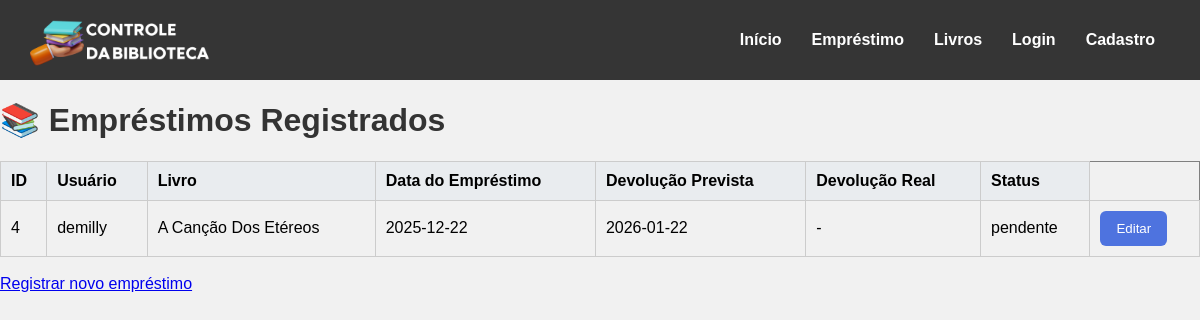
Page /ver_emprestimos (signed in) on the committed database.
### tables this page shows
CREATE TABLE emprestimos (
    id_emprestimo INTEGER PRIMARY KEY,
    usuario_id INTEGER,
    livro_id INTEGER,
    data_emprestimo DATE,
    data_devolucao_prevista DATE,
    data_devolucao_real DATE,
    status_emprestimo TEXT CHECK(status_emprestimo IN ('pendente', 'devolvido', 'atrasado')),
    FOREIGN KEY (usuario_id) REFERENCES usuarios(id_usuario),
    FOREIGN KEY (livro_id) REFERENCES livros(id_livro) ON DELETE CASCADE
);

CREATE TABLE usuarios (
    id_usuario INTEGER PRIMARY KEY AUTOINCREMENT,
    senha_usuario VARCHAR(8) NOT NULL,
    nome_usuario VARCHAR(255) NOT NULL,
    email VARCHAR(255),
    numero_telefone VARCHAR(15),
    data_inscricao DATE,
    multa_atual DECIMAL(10,2)
);

CREATE TABLE livros (
    id_livro INTEGER PRIMARY KEY AUTOINCREMENT,
    autor_id INTEGER NOT NULL,
    titulo VARCHAR(255) NOT NULL,
    isbn VARCHAR(13) NOT NULL,
    ano_publicacao INTEGER NOT NULL,
    genero_id INTEGER NOT NULL,
    editora_id INTEGER NOT NULL,
    quantidade_disponivel INTEGER NOT NULL,
    resumo TEXT,
    FOREIGN KEY (autor_id) REFERENCES autores(id_autor) ON DELETE RESTRICT,
    FOREIGN KEY (genero_id) REFERENCES generos(id_genero) ON DELETE CASCADE,
    FOREIGN KEY (editora_id) REFERENCES editoras(id_editora)
);

### app.py (the view)
@app.route('/ver_emprestimos')
@login_required
def ver_emprestimos():
    conexao = obter_conexao()
    sql = '''SELECT emprestimos.id_emprestimo,usuarios.nome_usuario,livros.titulo,emprestimos.data_emprestimo,
    emprestimos.data_devolucao_prevista,emprestimos.data_devolucao_real,
    emprestimos.status_emprestimo FROM emprestimos JOIN usuarios ON emprestimos.usuario_id = usuarios.id_usuario
    JOIN livros ON emprestimos.livro_id = livros.id_livro ORDER BY emprestimos.data_emprestimo DESC
    '''
    lista_emprestimos = conexao.execute(sql).fetchall()
    conexao.close()
    return render_template('ver_emprestimos.html', lista_emprestimos=lista_emprestimos)

### app.py (called while the page is built)
@login_manager.user_loader
def load_user(user_id):
    return User.achar_email(user_id)

@app.before_request
def carregar_mensagens_trigger():
    if request.endpoint in ('static', 'login'):
        return
    conexao = obter_conexao()
    mensagens = conexao.execute("""
        SELECT id_log, mensagem
        FROM log_triggers
        WHERE lida = 0
        ORDER BY data_execucao""").fetchall()
    for msg in mensagens:
        flash(msg['mensagem'], 'info')
    conexao.execute("""
        UPDATE log_triggers
        SET lida = 1
        WHERE lida = 0""")
    conexao.commit()
    conexao.close()

### database.py (called while the page is built)
def obter_conexao():
    conexao = sqlite3.connect('livros.db')
    conexao.execute("PRAGMA foreign_keys = ON")
    conexao.row_factory = sqlite3.Row
    return conexao

### modelos/__init__.py (called while the page is built)
    @classmethod
    def achar_email(cls, email):
        conexao = obter_conexao()
        sql = "SELECT * FROM usuarios WHERE email = ?"
        resultado = conexao.execute(sql, (email,)).fetchone()
        if resultado:
            return User(
                email=resultado['email'],
                nome=resultado['nome_usuario'],
                senha=resultado['senha_usuario'],
                numero_telefone=resultado['numero_telefone'],
                data_inscricao=resultado['data_inscricao']
            )
        return None

### templates/ver_emprestimos.html (shortened to what this page needs)
{% extends 'base.html' %}
{% block conteudo %}
<h1>📚 Empréstimos Registrados</h1>
{% if lista_emprestimos %}
<table border="1" cellpadding="8" cellspacing="0">
    <thead>
        <tr>
            <th>ID</th>
            <th>Usuário</th>
            <th>Livro</th>
            <th>Data do Empréstimo</th>
            <th>Devolução Prevista</th>
            <th>Devolução Real</th>
            <th>Status</th>
        </tr>
    </thead>
    <tbody>
        {% for emprestimo in lista_emprestimos %}
        <tr>
            <td>{{ emprestimo.id_emprestimo }}</td>
            <td>{{ emprestimo.nome_usuario }}</td>
            <td>{{ emprestimo.titulo }}</td>
            <td>{{ emprestimo.data_emprestimo }}</td>
            <td>{{ emprestimo.data_devolucao_prevista }}</td>
            <td>{{ emprestimo.data_devolucao_real if emprestimo.data_devolucao_real else '-' }}</td>
            <td>{{ emprestimo.status_emprestimo }}</td>
            <td>
                <a href="{{ url_for('editar_emprestimos', id_emprestimo=emprestimo.id_emprestimo) }}"><button type="button">Editar</button></a>
            </td>
        </tr>
        {% endfor %}
    </tbody>
</table>
{% else %}
<p>Não há empréstimos registrados no momento.</p>
{% endif %}
<br>
<a href="{{ url_for('emprestimo') }}">Registrar novo empréstimo</a>
{% endblock %}

### static/style.css (style rules this page uses)
h1 { color: #333; }
table { width: 100%; border-collapse: collapse; margin-top: 20px; }
table th, table td { border: 1px solid #ccc; padding: 10px; text-align: left; }
table th { background-color: #e9ecef; }
button { background-color: #4e73df; color: white; border: none; padding: 10px 16px; border-radius: 6px; cursor: pointer; transition: background-color 0.3s; }

### static/menu.css (style rules this page uses)
* { font-family:Arial, Helvetica, sans-serif; }

### static/cadastro.css (style rules this page uses)
body { background-color: #f1f1f1; margin: 0; }

### rows in the picture
emprestimos: id_emprestimo "4", nome_usuario "demilly", titulo "A Canção Dos Etéreos", data_emprestimo "2025-12-22", data_devolucao_prevista "2026-01-22", data_devolucao_real "-", status_emprestimo "pendente"
